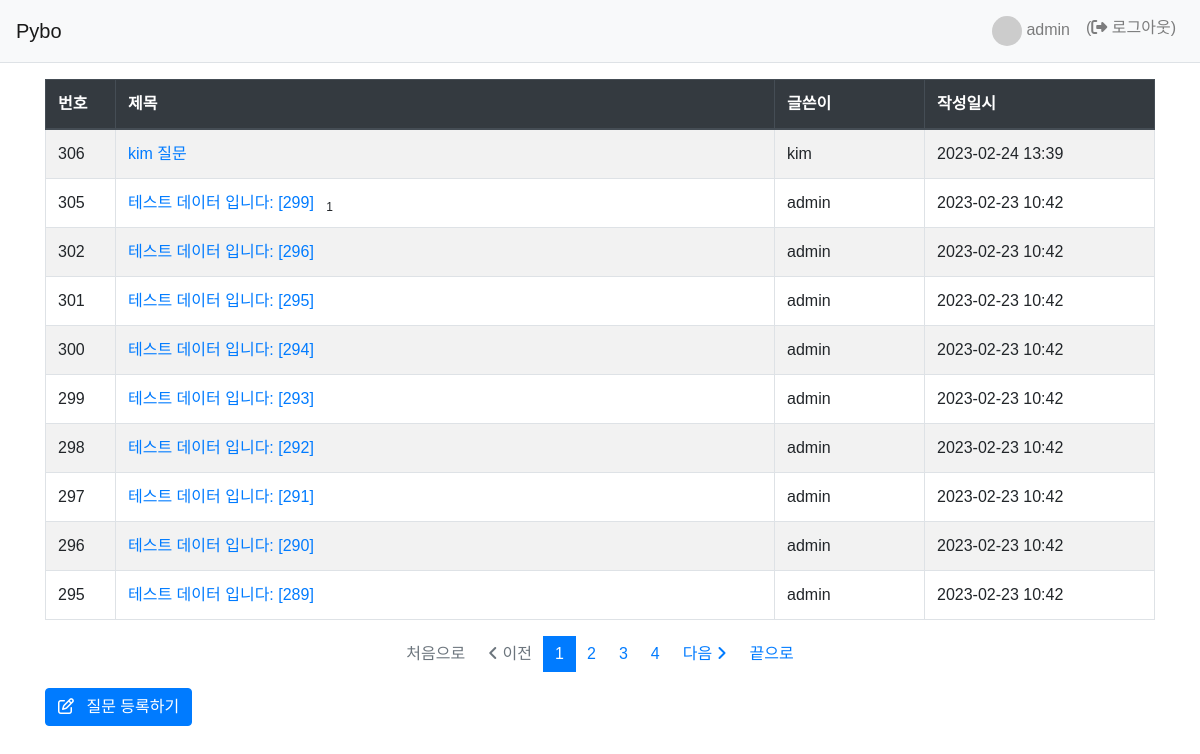
The app's page / (signed in) with its own data.
### pybo/models.py (models this page shows, shortened)
class Question(models.Model):
    subject = models.CharField('제목', max_length=200,
                               help_text='질문의 제목을 한 줄로 작성하세요.')
    content = models.TextField('내용', help_text='질문의 내용을 상세히 작성하세요.')
    create_date = models.DateTimeField('생성일')
    author = models.ForeignKey(User, on_delete=models.CASCADE)
    modify_date = models.DateTimeField(null=True, blank=True)

### pybo/views.py (the view)
# urls.py: path('', views.index, name='index'),
def index(request):
    page = request.GET.get('page', '1')
    question_list = Question.objects.order_by('-create_date')
    paginator = Paginator(question_list, 10)
    page_obj = paginator.get_page(page)
    context = {'question_list': page_obj}
    return render(request, 'pybo/question_list.html', context)

### templates/pybo/question_list.html
{% extends 'base.html' %}
{% block content %}
  <table class="table table-hover table-striped table-bordered">
    <thead class="thead-dark">
      <tr>
        <th style="width:70px">번호</th>
        <th>제목</th>
        <th style="width:150px">글쓴이</th>
        <th style="width:230px">작성일시</th>
      </tr>
    </thead>
    <tbody>
      {% if question_list %}
        {% for question in question_list %}
          <tr>
            <td>{{ question.id }}</td>
            <td>
              <a href="{% url 'pybo:detail' question.id %}">{{ question.subject }}</a>
              {% if question.answer_set.count %}
                <span class="ml-2">
                  <sub>
                    {{ question.answer_set.count }}
                  </sub>
                </span>
              {% endif %}
            </td>
            <td>{{ question.author.username }}</td>
            <td>{{ question.create_date | date:'Y-m-d H:i' }}</td>
          </tr>
        {% endfor %}
      {% else %}
        <tr>
          <td colspan="3">질문이 없습니다.</td>
        </tr>
      {% endif %}
    </tbody>
  </table>
  {% include 'pybo/pagination.html' %}
  <a href="{% url 'pybo:question_create' %}" class="btn btn-primary">
    <i class="fa-regular fa-pen-to-square mr-2"></i>
    질문 등록하기
  </a>
{% endblock content %}

### templates/base.html (shortened to what this page needs)
{% load static %}
<!DOCTYPE html>
<html lang="ko">
  <head>
    <link rel="stylesheet" href="https://cdnjs.cloudflare.com/ajax/libs/font-awesome/6.3.0/css/all.min.css"/>
    <link rel="stylesheet" type="text/css" href="{% static 'bootstrap.min.css' %}">
    <link rel="stylesheet" type="text/css" href="{% static 'style.css' %}">
  </head>
  <body>
    {% include "navbar.html" %}
    <div class="container my-3">
      {% block content %}{% endblock content %}
    </div>
  </body>
</html>

### templates/navbar.html (shortened to what this page needs)
<nav class="navbar navbar-expand-lg navbar-light bg-light border-bottom">
  <a class="navbar-brand" href="{% url 'pybo:index' %}">Pybo</a>
  <div class="collapse navbar-collapse" id="navbarNav">
    <ul class="navbar-nav ml-auto">
      {% if user.is_authenticated %}
        <li class="nav-item ">
          <a class="nav-link" href="#">
            <img class="avarta" src="https://randomuser.me/api/portraits/men/{{user.id}}.jpg"/>
            {{ user.username }}
          </a>
        </li>
        <li class="nav-item ">
          <a class="nav-link" href="{% url 'common:logout' %}">
            (<i class="fa-solid fa-right-from-bracket"></i>
            로그아웃)
          </a>
        </li>
      {% endif %}
    </ul>
  </div>
</nav>

### templates/pybo/pagination.html (shortened to what this page needs)
<ul class="pagination justify-content-center">
  {% if question_list.has_previous %}
    <li>
      <a class="page-link" href="?page=1">
        <i class="fa-sharp fa-solid fa-arrow-left-long-to-line"></i>
        처음으로
      </a>
    </li>
    <li class="page-item">
      <a class="page-link" href="?page={{ question_list.previous_page_number }}">
        <i class="fa-solid fa-angle-left"></i>
        이전
      </a>
    </li>
  {% else %}
    <li class="page-item disabled">
      <a class="page-link" href="?page=1">
        처음으로
      </a>
    </li>
    <li class="page-item disabled">
      <a class="page-link" tabindex="-1" aria-disabled="true" href="#">
        <i class="fa-solid fa-angle-left"></i>
        이전
      </a>
    </li>
  {% endif %}
  {% for page_number in question_list.paginator.page_range %}
    {% if page_number >= question_list.number|add:-3 and page_number <= question_list.number|add:3 %}
      {% if page_number == question_list.number %}
        <li class="page-item active" aria-current="page">
          <a class="page-link" href="#">{{ page_number }}</a>
        </li>
      {% else %}
        <li class="page-item">
          <a class="page-link" href="?page={{ page_number }}">{{ page_number }}</a>
        </li>
      {% endif %}
    {% endif %}
  {% endfor %}
  {% if question_list.has_next %}
    <li class="page-item">
      <a class="page-link" href="?page={{ question_list.next_page_number }}">
        다음
        <i class="fa-solid fa-angle-right"></i>
      </a>
    </li>
    <li>
      <a class="page-link" href="?page={{ question_list.paginator.num_pages }}">
        끝으로
      </a>
    </li>
  {% endif %}
</ul>

### static/style.css (style rules this page uses)
* { font-family: 'Noto Sans KR', sans-serif; }
.page-link { border: 0px; }
.avarta { width: 30px; height: 30px; border-radius: 50%; }

### records on screen
Question: id "306", subject "kim 질문", author.username "kim", create_date "2023-02-24 13:39"
Question: id "305", subject "테스트 데이터 입니다: [299]", answer_set.count "1", author.username "admin", create_date "2023-02-23 10:42"
Question: id "302", subject "테스트 데이터 입니다: [296]", author.username "admin", create_date "2023-02-23 10:42"
Question: id "301", subject "테스트 데이터 입니다: [295]", author.username "admin", create_date "2023-02-23 10:42"
Question: id "300", subject "테스트 데이터 입니다: [294]", author.username "admin", create_date "2023-02-23 10:42"
Question: id "299", subject "테스트 데이터 입니다: [293]", author.username "admin", create_date "2023-02-23 10:42"
Question: id "298", subject "테스트 데이터 입니다: [292]", author.username "admin", create_date "2023-02-23 10:42"
Question: id "297", subject "테스트 데이터 입니다: [291]", author.username "admin", create_date "2023-02-23 10:42"
Question: id "296", subject "테스트 데이터 입니다: [290]", author.username "admin", create_date "2023-02-23 10:42"
Question: id "295", subject "테스트 데이터 입니다: [289]", author.username "admin", create_date "2023-02-23 10:42"

### other values on screen
{{ user.username }} "admin"
{{ page_number }} "1"
{{ page_number }} "2" "3" "4"
